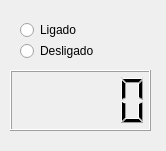
<?xml version="1.0" encoding="UTF-8"?>
<ui version="4.0">
 <class>Sensor</class>
 <widget class="QWidget" name="Sensor">
  <property name="geometry">
   <rect>
    <x>0</x>
    <y>0</y>
    <width>166</width>
    <height>151</height>
   </rect>
  </property>
  <property name="windowTitle">
   <string>Form</string>
  </property>
  <widget class="QWidget" name="Sensor_2" native="true">
   <property name="geometry">
    <rect>
     <x>10</x>
     <y>10</y>
     <width>141</width>
     <height>121</height>
    </rect>
   </property>
   <widget class="QRadioButton" name="ligado">
    <property name="geometry">
     <rect>
      <x>10</x>
      <y>10</y>
      <width>76</width>
      <height>20</height>
     </rect>
    </property>
    <property name="text">
     <string>Ligado</string>
    </property>
   </widget>
   <widget class="QRadioButton" name="desligado">
    <property name="geometry">
     <rect>
      <x>10</x>
      <y>30</y>
      <width>97</width>
      <height>22</height>
     </rect>
    </property>
    <property name="text">
     <string>Desligado</string>
    </property>
   </widget>
   <widget class="QLCDNumber" name="lcdNumber">
    <property name="geometry">
     <rect>
      <x>0</x>
      <y>60</y>
      <width>141</width>
      <height>61</height>
     </rect>
    </property>
   </widget>
  </widget>
 </widget>
 <resources/>
 <connections/>
</ui>
